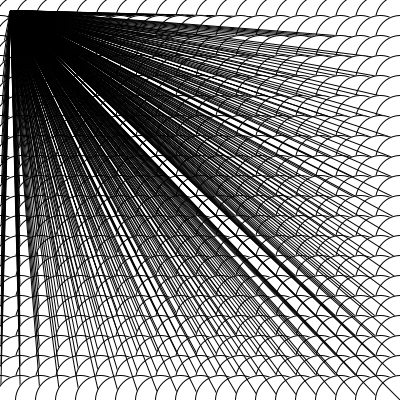
Frame 1 (no input)
Frame 60 (the mouse pressed at the canvas centre just before this capture): identical to frame 1, image omitted
Frame 120 (the mouse held since frame 60 and released just before this capture): identical to frame 1, image omitted

The Processing sketch that drew this single still picture (run headless with seeded random() and noise(); from frame 60 on, the mouse is pressed at the canvas centre):

// Processing sketch: processing_47817
// ── processing_47817.pde

int i = 20;
 
void setup() {
  size( 400, 400);
  smooth();
}
 
void draw() {
  background( 125);
   
   for( int y = 0; y <= height; y = y + i ) {
      for( int x = 0; x <= width; x = x + i ) {
        ellipse( x, y, 50, 50);
        line(x,y,10,10);
      }
   }
}
